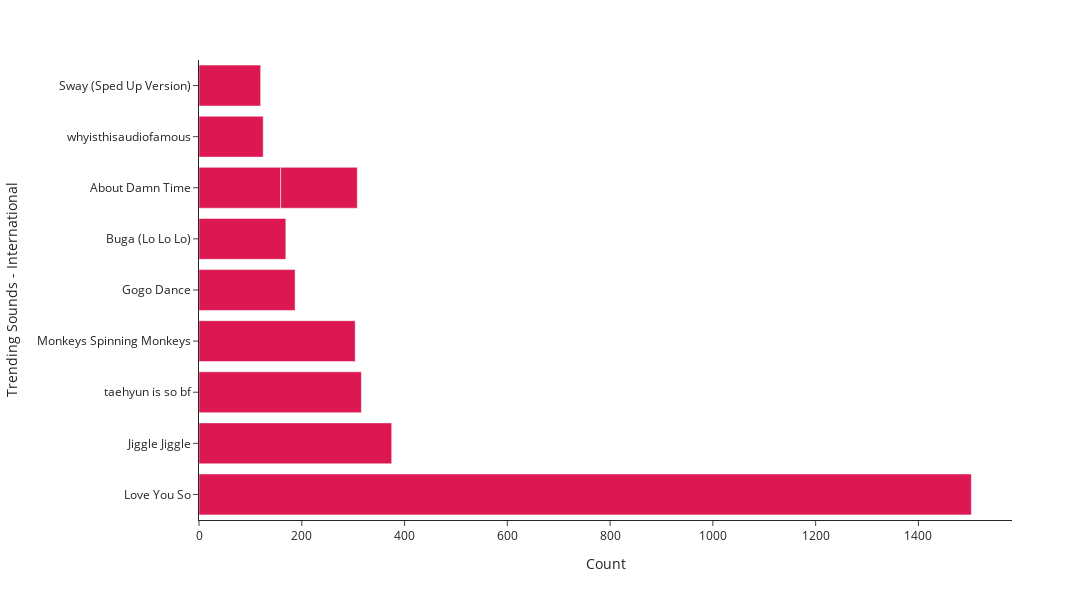

The cell this chart's notebook holds for it:
### Code cell
import plotly.express as px
fig = px.bar(top10_url, y='Trending Sounds - International', x='Count', width=1700, color_discrete_sequence=['#DC1752', '#EA1155', '#E51050', '#EE094E', '#FA004B'], template="simple_white", height=600, orientation='h')
fig.update_xaxes(tickangle=0)
fig.show()

### Figure 1 — Plotly figure (JSON) as saved in the notebook; plotly's stock layout.template omitted (floating-point values rounded to 4 significant figures)
{"data": [{"alignmentgroup": "True", "hovertemplate": "Count=%{x}<br>Trending Sounds - International=%{y}<extra></extra>", "legendgroup": "", "marker": {"color": "#DC1752", "pattern": {"shape": ""}}, "name": "", "offsetgroup": "", "orientation": "h", "showlegend": false, "textposition": "auto", "type": "bar", "x": [1503, 375, 316, 304, 187, 169, 159, 149, 125, 120], "xaxis": "x", "y": ["Love You So", "Jiggle Jiggle", "taehyun is so bf", "Monkeys Spinning Monkeys", "Gogo Dance", "Buga (Lo Lo Lo)", "About Damn Time", "About Damn Time", "whyisthisaudiofamous", "Sway (Sped Up Version)"], "yaxis": "y"}], "layout": {"barmode": "relative", "height": 600, "legend": {"tracegroupgap": 0}, "margin": {"t": 60}, "width": 1700, "xaxis": {"anchor": "y", "autorange": true, "domain": [0, 1], "range": [0, 1582.0], "tickangle": 0, "title": {"text": "Count"}, "type": "linear"}, "yaxis": {"anchor": "x", "autorange": true, "domain": [0, 1], "range": [-0.5, 8.5], "title": {"text": "Trending Sounds - International"}, "type": "category"}}}
